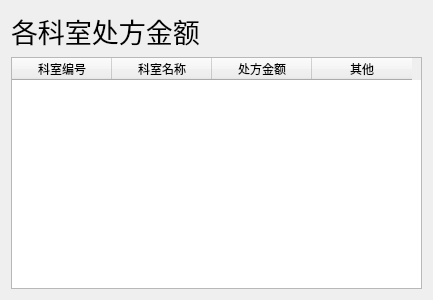
<?xml version="1.0" encoding="UTF-8"?>
<ui version="4.0">
 <class>Dialog</class>
 <widget class="QDialog" name="Dialog">
  <property name="geometry">
   <rect>
    <x>0</x>
    <y>0</y>
    <width>433</width>
    <height>300</height>
   </rect>
  </property>
  <property name="windowTitle">
   <string>各科室处方金额</string>
  </property>
  <property name="styleSheet">
   <string notr="true">background-image: url(:/back.jpg);</string>
  </property>
  <layout class="QGridLayout" name="gridLayout">
   <item row="0" column="0">
    <widget class="QLabel" name="label">
     <property name="font">
      <font>
       <family>微软雅黑</family>
       <pointsize>20</pointsize>
      </font>
     </property>
     <property name="text">
      <string>各科室处方金额</string>
     </property>
    </widget>
   </item>
   <item row="1" column="0">
    <widget class="QTableWidget" name="tableWidget">
     <column>
      <property name="text">
       <string>科室编号</string>
      </property>
     </column>
     <column>
      <property name="text">
       <string>科室名称</string>
      </property>
     </column>
     <column>
      <property name="text">
       <string>处方金额</string>
      </property>
     </column>
     <column>
      <property name="text">
       <string>其他</string>
      </property>
     </column>
    </widget>
   </item>
  </layout>
 </widget>
 <resources>
  <include location="background_image.qrc"/>
 </resources>
 <connections/>
</ui>
